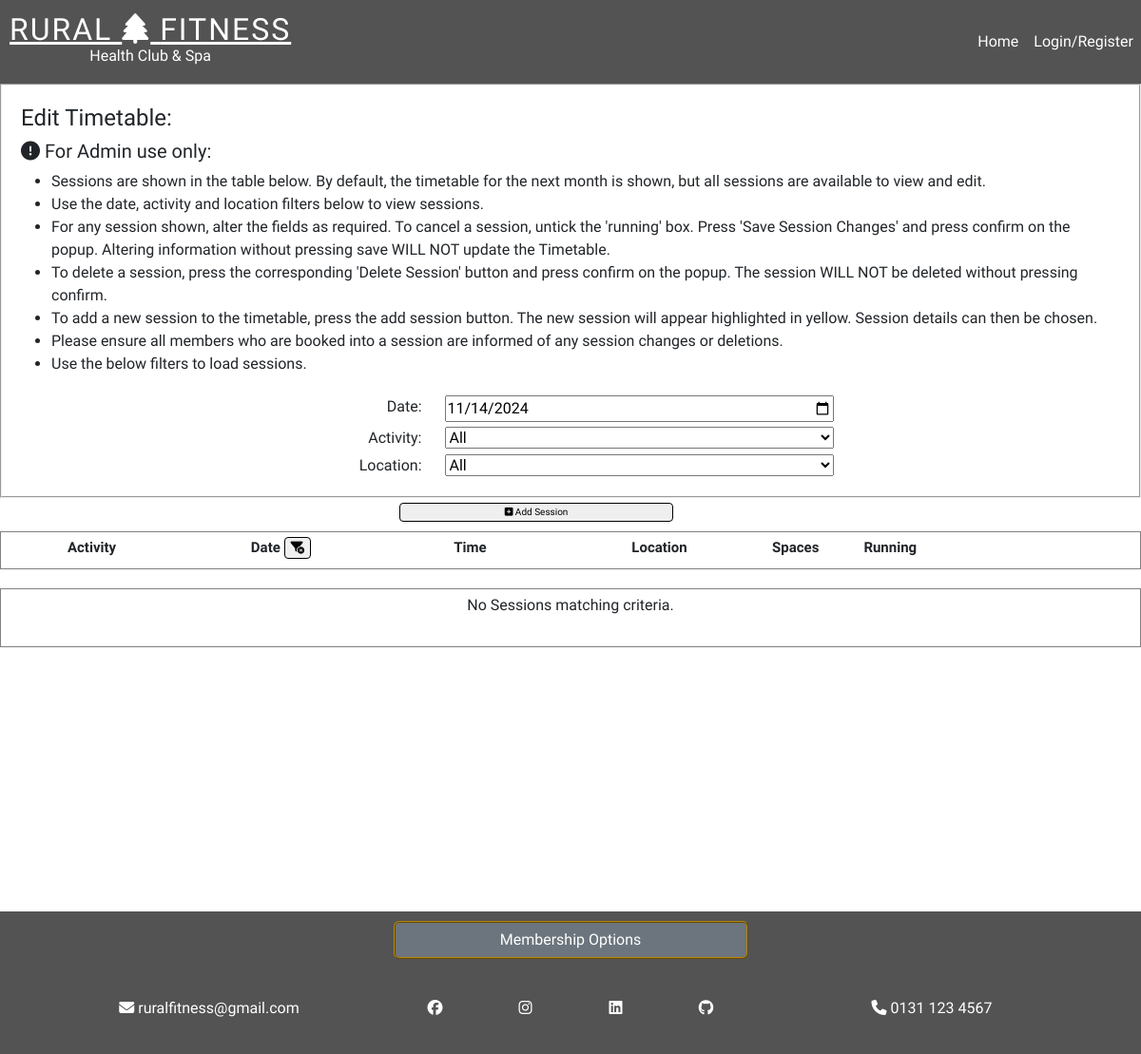
The app's page /admin.html, older data.
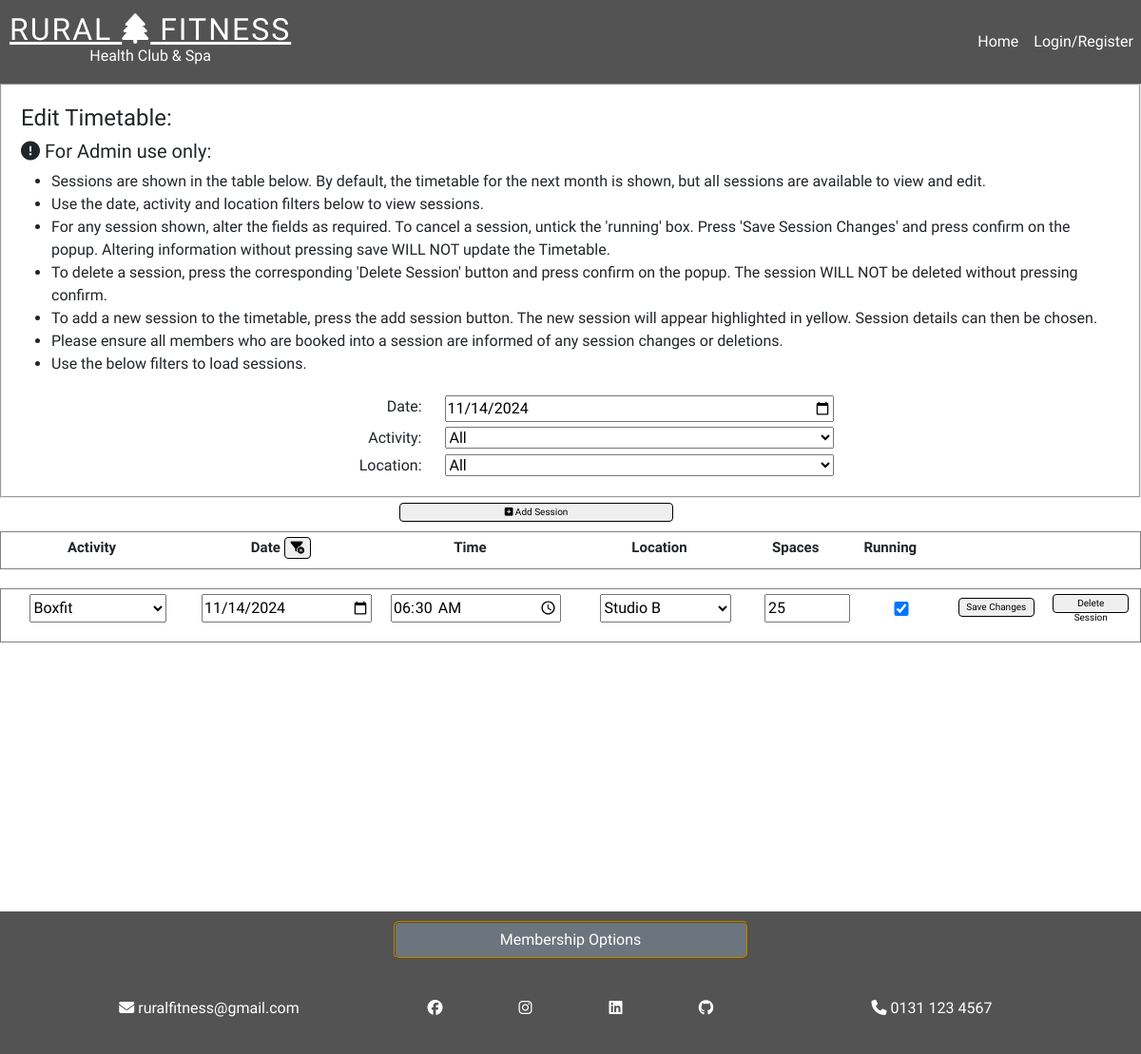
The same page, newer data.
### classbooking_app/models.py (models this page shows, shortened)
class Session(models.Model):
    activity = models.ForeignKey(Activity, on_delete=models.CASCADE)
    date = models.DateField(default=date.today())
    time = models.TimeField(default=datetime.now())
    spaces = models.IntegerField(default=25)
    location = models.CharField(max_length=50, default='Studio A')
    running = models.BooleanField(default=True)

### classbooking_app/views.py (the view, shortened to what this page needs)
# urls.py: path('admin.html', views.admin_page, name='admin_page'),
def admin_page(request):
    date_filter = date.today().strftime("%Y-%m-%d")
    range_strt = date.today()
    range_end = (date.today() + timedelta(days=27))
    range = [range_strt, range_end]
    location_filter = 'All'
    activity_filter = 'All'
    feedback_field = ""
    feedback = ""
    sessions = Session.objects.filter(date=date_filter).order_by("date", "time")
    max_id = Session.objects.all().values_list('id', flat=True).order_by('-id')[0]
    activities = Activity.objects.all()
    locations = Session.objects.all().values_list(
        'location', flat=True).distinct()
    context = {
        'date_filter': date_filter,
        'location_filter': location_filter,
        'activity_filter': activity_filter,
        'sessions': sessions,
        'activities': activities,
        'locations': locations,
        'feedback_field': feedback_field,
        'feedback': feedback,
        'max_id': max_id
    }
    return render(request, 'classbooking_app/admin.html', context)

### classbooking_app/models.py (called while the page is built)
    def __str__(self):
        return self.name

### classbooking_app/templates/classbooking_app/admin.html (shortened to what the changed rows need)
{% extends 'classbooking_app/base.html' %}
{% block contentbody %}
<form method="POST" id="session-form">
   <div id="admin-list-section">
    <div id="session-cont" class="container session-box">
      {% if sessions|length > 0 %}
        {% for session in sessions %}
        <div id="{{ session.id }}-admin-list" class="row">
            <div class="col-10 col-sm-2">
                <select class="sm-width admin-height" id="{{ session.id }}-activity" name="{{ session.id }}-activity">
                    {% for activity in activities %}
                    {% if activity == session.activity %}
                    <option value="{{ activity.name }}" selected>{{ activity.name }}</option>
                    {% else %}
                    <option value="{{ activity.name }}">{{ activity.name }}</option>
                    {% endif %}
                    {% endfor %}
                    </select>
            </div>
            <div class="col-5 col-sm-2">
                <input class="date-edit sm-width admin-height" type="date" id="{{ session.id }}-date" name="{{ session.id }}-date" value="{{ session.date|date:'Y-m-d' }}">
            </div>
            <div class="col-5 col-sm-2">
                <input class="sm-width admin-height" type="time" id="{{ session.id }}-time" name="{{ session.id }}-time" value="{{ session.time|time:'H:i' }}" step="3660">
            </div>
            <div class="col-10 col-sm-2">
                <select class="sm-width admin-height" id="{{ session.id }}-location" name="{{ session.id }}-location">
                    {% for location in locations %}
                    {% if location == session.location %}
                    <option value="{{ location }}" selected>{{ location }}</option>
                    {% else %}
                    <option value="{{ location }}">{{ location }}</option>
                    {% endif %}
                    {% endfor %}
                </select>
            </div>
            <div class="col-5 col-sm-1">
                <input class="sm-width admin-height" type="number" id="{{ session.id }}-spaces" name="{{ session.id }}-spaces" value="{{ session.spaces }}" min="0" max="25" step="1">
            </div>
            <div class="col-2 col-sm-1">
                {% if session.running %}
                <input class="sm-width admin-checkbox" type="checkbox" id="{{ session.id }}-running" name="{{ session.id }}-running" checked>
                {% else %}
                <input class="sm-width admin-checkbox" type="checkbox" id="{{ session.id }}-running" name="{{ session.id }}-running">
                {% endif %}
            </div>
            <div class="col-5 offset-2 col-sm-1 offset-sm-0">
                <button class="admin-btn sm-width sm-btn admin-height" type="button"  name="{{ session.id }}-update" data-toggle="modal" data-target="#confirm-update-modal-{{ session.id }}">
                  <p class="action-txt">Save Changes</p>
                </button>
            </div>
            <div class="col-5 col-sm-1">
                <button class="admin-btn sm-width sm-btn admin-height" type="button"  name="{{ session.id }}-delete" data-toggle="modal" data-target="#confirm-delete-modal-{{ session.id }}">
                  <p class="action-txt">Delete Session</p>
                </button>
            </div>
        </div>
        {% endfor %}
        {% else %}
        <p>No Sessions matching criteria.</p>
        {% endif %}
</div>
</form>
{% endblock %}

Row changes from the older to the newer data that the page shows:
added Session: date "11/14/2024", time "06:30", location+id "Studio B", spaces "25"
Text that changed along with them:
text no longer shown: "No Sessions matching criteria."
